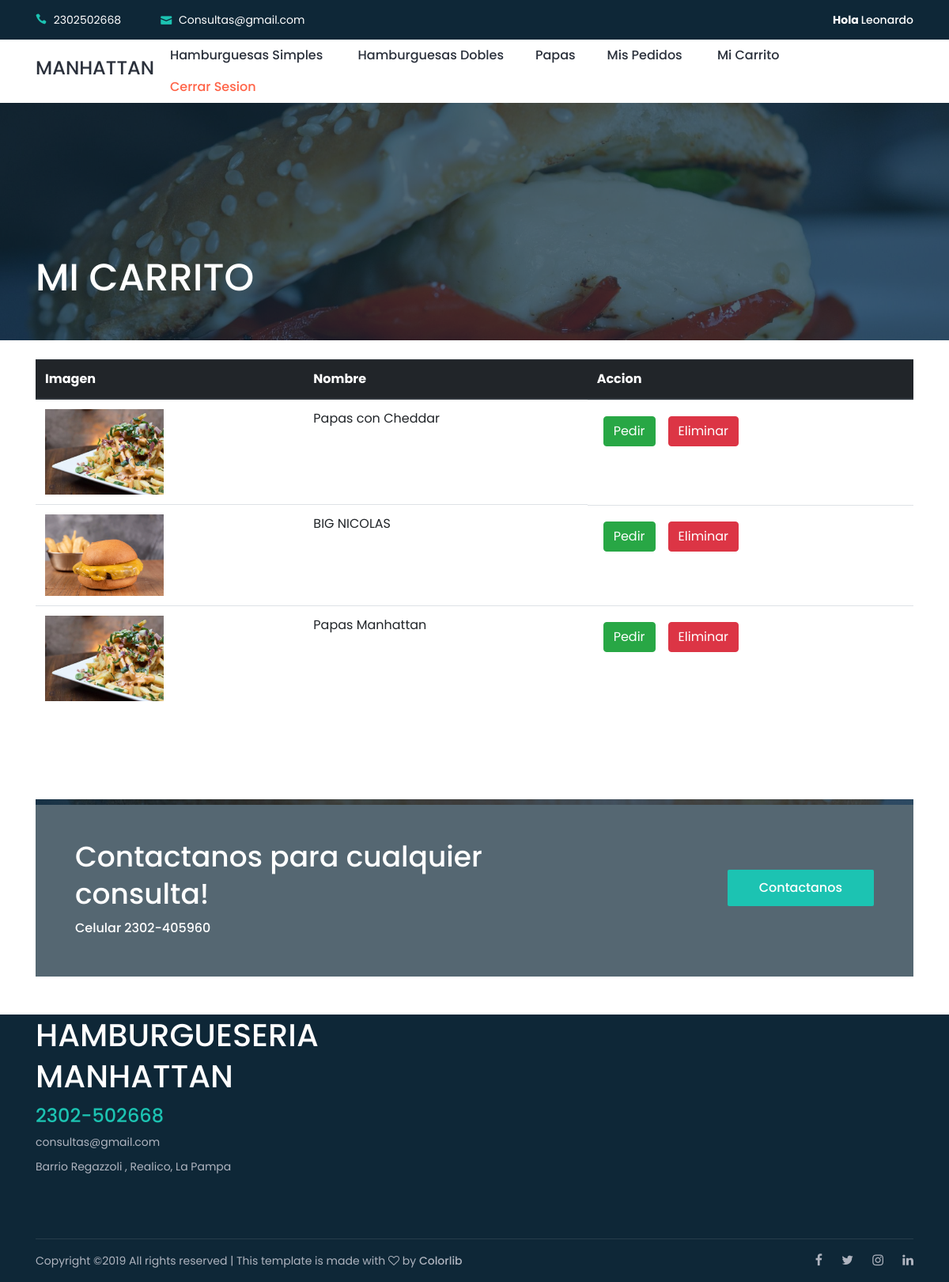
Page /carrito/ (signed in) on the committed database.
### app_hamburguesa/models.py (models this page shows, shortened)
class carrito(models.Model):
    productoC=models.ForeignKey(producto, on_delete=models.CASCADE,blank=True, null=True)
    clienteC=models.ForeignKey(cliente, on_delete=models.CASCADE,blank=True, null=True)

class producto(models.Model):
    nombre = models.CharField(max_length=100,blank=True, null=True)
    descripcion= models.CharField(max_length=200,blank=True, null=True)
    precio = models.FloatField(blank=True, null=True)
    stock = models.IntegerField(blank=True, null=True)
    tipo = models.CharField(max_length=50,blank=True, null=True)
    aderezo=models.ManyToManyField(aderezo,blank=True,null=True)
    imagen = models.ImageField( #es un archivo multimedia, solo guarda la ruta
    upload_to='productos',#donde lo voy a subir,
    blank=True,
    null=True #https://docs.djangoproject.com/en/2.2/ref/models/fields/#null
    )

### app_hamburguesa/views.py (the view)
# urls.py: url(r'^carrito/', carritos , name="carrito"),
def carritos(request):
	cli=cliente.objects.get(email=request.user.email)
	c=carrito.objects.filter(clienteC=cli)
	return render(request,"carrito.html",{"carrito":c})

### app_hamburguesa/templates/carrito.html (shortened to what this page needs)
{% extends "index.html" %}
{% load  staticfiles %}
    {% block head %}
    <div class="breadcrumb-area bg-img bg-overlay jarallax" style="background-image: url({% static 'img/bg-img/h5.jpg'%});">
        <div class="container h-100">
            <div class="row h-100 align-items-end">
                <div class="col-12">
                    <div class="breadcrumb-content d-flex align-items-center justify-content-between pb-5">
                        <h2 class="room-title">MI CARRITO</h2>
                    </div>
                </div>
            </div>
        </div>
    </div>
    {% endblock %}
    {% block contenedor %}
    <div class="roberto-rooms-area">
        <div class="container">
            <div class="row">
                {% if carrito %}
                  <div class="table-responsive">
                        <table class="table">
                                <thead class="thead-dark">
                                    <tr>
                                      <th>Imagen</th>
                                      <th>Nombre</th>
                                      <th>Accion</th>
                                    </tr>
                                  </thead>
                                <tbody>
                {% for p in carrito %}
                         <tr id="{{p.pk}}">
                             <td>   <div class="post-thumb">
                                        <img src="{{p.productoC.imagen.url}}"  alt="" width="150" height="150" >
                                    </div>
                                </td>
                                <td>{{p.productoC.nombre}}<br>
                                </td>
                                <td class="d-flex">
                                    <div class="p-2"><a href="#" id="{{p.productoC.pk}}" onclick="generarPedido(this.id)" class="btn btn-success">Pedir</a></div>
                                    <div class="p-2"><a href="#" id="{{p.productoC.pk}}" onclick="eliminardelcarrito(this.id)" class="btn btn-danger">Eliminar</a></div>
                                </td>
                         </tr>
                {%endfor%}
                            </tbody>
                        </table>
            </div>
            {%else%}
            <h3 class="center-text" style="margin-top:3%;">No hay elementos en el carrito</h3>
            {%endif%}
        </div>
    </div>
</div>
      {%endblock%}

### app_hamburguesa/templates/index.html (shortened to what this page needs)
{% load  staticfiles %}
<!DOCTYPE html>
<html lang="en">
<head>
     <link rel="stylesheet" href="{% static 'Lobibox.min.css'%}"/>
    <link rel="stylesheet" href="{% static 'style.css' %}">
</head>
<body>
    <header class="header-area">
        <div class="search-form d-flex align-items-center">
            <div class="container">
                <form action="index.html" method="get">
                    <button type="submit"></button>
                </form>
            </div>
        </div>
        <div class="top-header-area">
            <div class="container">
                <div class="row">
                    <div class="col-6">
                        <div class="top-header-content">
                            <a href="https://wa.me/5492302502668"><i class="icon_phone"></i> <span>2302502668</span></a>
                            <a href="#"><i class="icon_mail"></i> <span>Consultas@gmail.com</span></a>
                        </div>
                    </div>
                    <div class="col-6">
                        <div class="top-header-content">
                            <div class="top-social-area ml-auto">
                                {% if request.user.is_authenticated %}
                                <a href="#"><strong>Hola  </strong>{{request.user.first_name}}</a>
                                {%endif%}
                            </div>
                        </div>
                    </div>
                </div>
            </div>
        </div>
        <div class="main-header-area">
            <div class="classy-nav-container breakpoint-off">
                <div class="container">
                    <nav class="classy-navbar justify-content-between" id="robertoNav">
                        <a href="{% url "principal" %}"><h4>MANHATTAN</h4></a>
                        <div class="classy-menu">
                            <div class="classynav">
                                <ul id="nav">
                                    <li class="active"><a href="{% url "simple" %}">Hamburguesas Simples</a></li>
                                     <li><a href="{% url "doble" %}">Hamburguesas Dobles</a>
                                    <li><a href="{% url "papas" %}">Papas</a>
                                    {% if not request.user.is_authenticated %}
                                    <li><a href="#" data-toggle="modal"  data-target="#modal1">Registrarse | Iniciar Sesion</a>
                                    {%else%}
                                    <li><a href="{% url "pedidos" %}">Mis pedidos</a></li>
                                    <li><a href="{% url "carrito" %}">Mi Carrito</a></li>
                                    <li><a href="{% url "cerrarsesion" %}" style="color:tomato">Cerrar Sesion</a>
                                     {%endif%}
                                </ul>
                            </div>
                        </div>
                    </nav>
                </div>
            </div>
        </div>
    </header>
    {% block head %}{%endblock%}
<br>
  <section class="roberto-service-area ">
        <div class="container">
             {%block contenedor %}{% endblock %}
        </div>
    </section>
                     <br>
    <br><br>
    <br>
    <section class="roberto-cta-area">
        <div class="container">
            <div class="cta-content bg-img bg-overlay jarallax" style="background-image: url({% static 'img/bg-img/h5.jpg' %});">
                <div class="row align-items-center">
                    <div class="col-12 col-md-7">
                        <div class="cta-text mb-50">
                            <h2>Contactanos para cualquier consulta!</h2>
                            <h6>Celular 2302-405960</h6>
                        </div>
                    </div>
                    <div class="col-12 col-md-5 text-right">
                        <a href="https://wa.me/5492302502668" class="btn roberto-btn mb-50">Contactanos</a>
                    </div>
                </div>
            </div>
        </div>
    </section>
 <br>
 <br>
    <footer class="footer-area ">
        <div class="main-footer-area">
            <div class="container">
                <div class="row align-items-baseline justify-content-between">
                    <div class="col-12 col-sm-6 col-lg-3">
                        <div class="single-footer-widget mb-80">
                            <h1 style="color: white;">HAMBURGUESERIA MANHATTAN</h3>
                            <h4>2302-502668</h4>
                            <span>consultas@gmail.com</span>
                            <span>Barrio Regazzoli , Realico, La Pampa </span>
                        </div>
                    </div>
        <div class="container">
            <div class="copywrite-content">
                <div class="row align-items-center">
                    <div class="col-12 col-md-8">
                        <div class="copywrite-text">
                            <p>
Copyright &copy;<script>document.write(new Date().getFullYear());</script> All rights reserved | This template is made with <i class="fa fa-heart-o" aria-hidden="true"></i> by <a href="https://colorlib.com" target="_blank">Colorlib</a>
</p>
                        </div>
                    </div>
                    <div class="col-12 col-md-4">
                        <div class="social-info">
                            <a href="#"><i class="fa fa-facebook" aria-hidden="true"></i></a>
                            <a href="#"><i class="fa fa-twitter" aria-hidden="true"></i></a>
                            <a href="#"><i class="fa fa-instagram" aria-hidden="true"></i></a>
                            <a href="#"><i class="fa fa-linkedin" aria-hidden="true"></i></a>
                        </div>
                    </div>
                </div>
            </div>
        </div>
</body>
</html>

### app_hamburguesa/static/css/default-assets/classy-nav.css (style rules this page uses)
.classy-nav-container { position: relative; z-index: 1; background-color: #ffffff; }
.classy-nav-container * { box-sizing: border-box; }
.classy-nav-container a { -webkit-transition-duration: 500ms; transition-duration: 500ms; text-decoration: none; outline: none; font-size: 14px; color: #232323; display: inline-block; }
.justify-content-between { -webkit-box-pack: justify; -ms-flex-pack: justify; justify-content: space-between; }
.classy-navbar { width: 100%; height: 80px; display: -webkit-box; display: -ms-flexbox; display: flex; -webkit-box-align: center; -ms-flex-align: center; -ms-grid-row-align: center; align-items: center; }
.classynav ul li { display: inline-block; clear: both; position: inherit; z-index: 10; }
.classynav ul li a { padding: 0 15px; display: block; height: 40px; font-size: 14px; line-height: 39px; }
.breakpoint-off .classynav { display: -webkit-box; display: -ms-flexbox; display: flex; -webkit-box-align: center; -ms-flex-align: center; -ms-grid-row-align: center; align-items: center; }

### rows in the picture
carrito: productoC.imagen (picture), productoC.nombre "Papas con Cheddar"
carrito: productoC.imagen (picture), productoC.nombre "BIG NICOLAS"
carrito: productoC.imagen (picture), productoC.nombre "Papas Manhattan"

### other values in the picture
{{ request.user.first_name }} "Leonardo"
